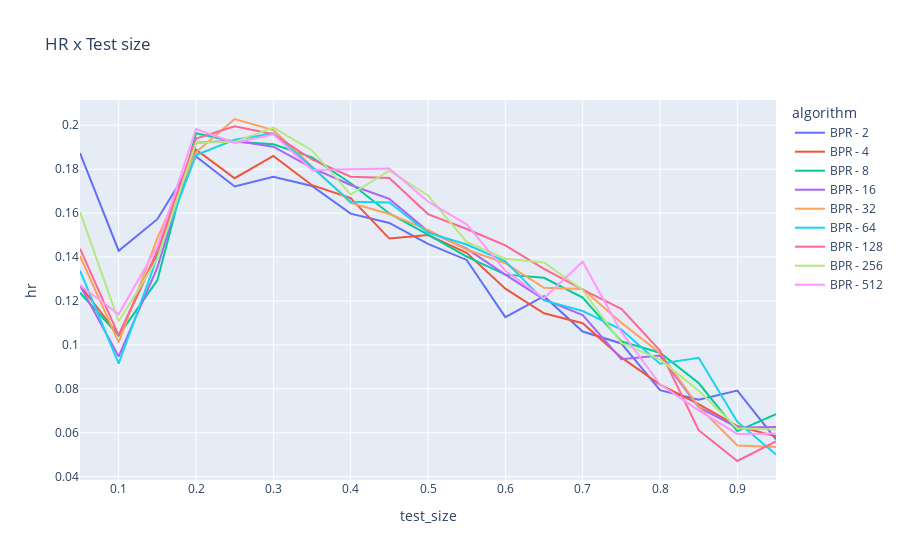

Notebook source saved alongside this figure:
### Code cell
algo_name = 'BPR'  # Escolha um algoritmo específico para visualizar

df_results_filtered = df_results[((df_results['algorithm'] == algo_name) & (df_results['weighted'] == False)) | (df_results['algorithm'] == 'Random')]
df_results_filtered['algorithm'] = df_results_filtered['algorithm'] + ' - ' + df_results_filtered['factors'].astype(str)

fig = px.line(df_results_filtered, x="test_size", y="hr", color='algorithm', title='HR x Test size')
fig.show()

### Figure 1 — Plotly figure (JSON) as saved in the notebook; plotly's stock layout.template omitted (floating-point values rounded to 4 significant figures)
{"data": [{"hovertemplate": "algorithm=BPR - 2<br>test_size=%{x}<br>hr=%{y}<extra></extra>", "legendgroup": "BPR - 2", "line": {"color": "#636efa", "dash": "solid"}, "marker": {"symbol": "circle"}, "mode": "lines", "name": "BPR - 2", "orientation": "v", "showlegend": true, "type": "scatter", "x": [0.05, 0.1, 0.15, 0.2, 0.25, 0.3, 0.35, 0.4, 0.45, 0.5, 0.55, 0.6, 0.65, 0.7, 0.75, 0.8, 0.85, 0.9, 0.95], "xaxis": "x", "y": [0.1873, 0.1429, 0.1572, 0.1858, 0.1721, 0.1765, 0.1724, 0.1597, 0.1555, 0.146, 0.1387, 0.1126, 0.1222, 0.1061, 0.1006, 0.07937, 0.07503, 0.07921, 0.05702], "yaxis": "y"}, {"hovertemplate": "algorithm=BPR - 4<br>test_size=%{x}<br>hr=%{y}<extra></extra>", "legendgroup": "BPR - 4", "line": {"color": "#EF553B", "dash": "solid"}, "marker": {"symbol": "circle"}, "mode": "lines", "name": "BPR - 4", "orientation": "v", "showlegend": true, "type": "scatter", "x": [0.05, 0.1, 0.15, 0.2, 0.25, 0.3, 0.35, 0.4, 0.45, 0.5, 0.55, 0.6, 0.65, 0.7, 0.75, 0.8, 0.85, 0.9, 0.95], "xaxis": "x", "y": [0.1271, 0.1043, 0.1419, 0.1889, 0.1759, 0.186, 0.1727, 0.1668, 0.1484, 0.15, 0.1419, 0.1256, 0.1144, 0.1099, 0.09429, 0.08191, 0.07298, 0.06299, 0.05836], "yaxis": "y"}, {"hovertemplate": "algorithm=BPR - 8<br>test_size=%{x}<br>hr=%{y}<extra></extra>", "legendgroup": "BPR - 8", "line": {"color": "#00cc96", "dash": "solid"}, "marker": {"symbol": "circle"}, "mode": "lines", "name": "BPR - 8", "orientation": "v", "showlegend": true, "type": "scatter", "x": [0.05, 0.1, 0.15, 0.2, 0.25, 0.3, 0.35, 0.4, 0.45, 0.5, 0.55, 0.6, 0.65, 0.7, 0.75, 0.8, 0.85, 0.9, 0.95], "xaxis": "x", "y": [0.1237, 0.1043, 0.1294, 0.1964, 0.1924, 0.1913, 0.1854, 0.1736, 0.1598, 0.1502, 0.1402, 0.132, 0.1305, 0.1215, 0.1016, 0.09641, 0.08263, 0.06076, 0.06843], "yaxis": "y"}, {"hovertemplate": "algorithm=BPR - 16<br>test_size=%{x}<br>hr=%{y}<extra></extra>", "legendgroup": "BPR - 16", "line": {"color": "#ab63fa", "dash": "solid"}, "marker": {"symbol": "circle"}, "mode": "lines", "name": "BPR - 16", "orientation": "v", "showlegend": true, "type": "scatter", "x": [0.05, 0.1, 0.15, 0.2, 0.25, 0.3, 0.35, 0.4, 0.45, 0.5, 0.55, 0.6, 0.65, 0.7, 0.75, 0.8, 0.85, 0.9, 0.95], "xaxis": "x", "y": [0.1271, 0.0947, 0.1352, 0.192, 0.1929, 0.1902, 0.1806, 0.1728, 0.1665, 0.1517, 0.1438, 0.132, 0.1207, 0.1135, 0.09348, 0.09514, 0.07165, 0.0624, 0.06261], "yaxis": "y"}, {"hovertemplate": "algorithm=BPR - 32<br>test_size=%{x}<br>hr=%{y}<extra></extra>", "legendgroup": "BPR - 32", "line": {"color": "#FFA15A", "dash": "solid"}, "marker": {"symbol": "circle"}, "mode": "lines", "name": "BPR - 32", "orientation": "v", "showlegend": true, "type": "scatter", "x": [0.05, 0.1, 0.15, 0.2, 0.25, 0.3, 0.35, 0.4, 0.45, 0.5, 0.55, 0.6, 0.65, 0.7, 0.75, 0.8, 0.85, 0.9, 0.95], "xaxis": "x", "y": [0.1405, 0.1011, 0.1486, 0.1877, 0.2028, 0.1978, 0.1812, 0.1646, 0.1596, 0.1523, 0.1434, 0.1372, 0.1259, 0.1255, 0.1101, 0.09629, 0.07189, 0.05418, 0.05351], "yaxis": "y"}, {"hovertemplate": "algorithm=BPR - 64<br>test_size=%{x}<br>hr=%{y}<extra></extra>", "legendgroup": "BPR - 64", "line": {"color": "#19d3f3", "dash": "solid"}, "marker": {"symbol": "circle"}, "mode": "lines", "name": "BPR - 64", "orientation": "v", "showlegend": true, "type": "scatter", "x": [0.05, 0.1, 0.15, 0.2, 0.25, 0.3, 0.35, 0.4, 0.45, 0.5, 0.55, 0.6, 0.65, 0.7, 0.75, 0.8, 0.85, 0.9, 0.95], "xaxis": "x", "y": [0.1338, 0.09149, 0.14, 0.1864, 0.1934, 0.1963, 0.1809, 0.1652, 0.1648, 0.1511, 0.1457, 0.138, 0.1203, 0.1154, 0.107, 0.09145, 0.09409, 0.06499, 0.05011], "yaxis": "y"}, {"hovertemplate": "algorithm=BPR - 128<br>test_size=%{x}<br>hr=%{y}<extra></extra>", "legendgroup": "BPR - 128", "line": {"color": "#FF6692", "dash": "solid"}, "marker": {"symbol": "circle"}, "mode": "lines", "name": "BPR - 128", "orientation": "v", "showlegend": true, "type": "scatter", "x": [0.05, 0.1, 0.15, 0.2, 0.25, 0.3, 0.35, 0.4, 0.45, 0.5, 0.55, 0.6, 0.65, 0.7, 0.75, 0.8, 0.85, 0.9, 0.95], "xaxis": "x", "y": [0.1438, 0.1043, 0.1429, 0.1939, 0.1995, 0.1959, 0.1844, 0.1766, 0.176, 0.1595, 0.1528, 0.1453, 0.1347, 0.1252, 0.1164, 0.09743, 0.06116, 0.04713, 0.05605], "yaxis": "y"}, {"hovertemplate": "algorithm=BPR - 256<br>test_size=%{x}<br>hr=%{y}<extra></extra>", "legendgroup": "BPR - 256", "line": {"color": "#B6E880", "dash": "solid"}, "marker": {"symbol": "circle"}, "mode": "lines", "name": "BPR - 256", "orientation": "v", "showlegend": true, "type": "scatter", "x": [0.05, 0.1, 0.15, 0.2, 0.25, 0.3, 0.35, 0.4, 0.45, 0.5, 0.55, 0.6, 0.65, 0.7, 0.75, 0.8, 0.85, 0.9, 0.95], "xaxis": "x", "y": [0.1605, 0.1108, 0.139, 0.192, 0.1924, 0.1989, 0.1885, 0.1684, 0.1793, 0.168, 0.1469, 0.1392, 0.1375, 0.125, 0.1008, 0.09336, 0.07913, 0.06205, 0.06151], "yaxis": "y"}, {"hovertemplate": "algorithm=BPR - 512<br>test_size=%{x}<br>hr=%{y}<extra></extra>", "legendgroup": "BPR - 512", "line": {"color": "#FF97FF", "dash": "solid"}, "marker": {"symbol": "circle"}, "mode": "lines", "name": "BPR - 512", "orientation": "v", "showlegend": true, "type": "scatter", "x": [0.05, 0.1, 0.15, 0.2, 0.25, 0.3, 0.35, 0.4, 0.45, 0.5, 0.55, 0.6, 0.65, 0.7, 0.75, 0.8, 0.85, 0.9, 0.95], "xaxis": "x", "y": [0.1271, 0.114, 0.1448, 0.1983, 0.192, 0.1959, 0.1797, 0.1798, 0.1803, 0.1653, 0.1549, 0.1337, 0.1212, 0.1379, 0.1059, 0.08204, 0.07021, 0.05947, 0.05969], "yaxis": "y"}], "layout": {"legend": {"title": {"text": "algorithm"}, "tracegroupgap": 0}, "title": {"text": "HR x Test size"}, "xaxis": {"anchor": "y", "domain": [0, 1], "title": {"text": "test_size"}}, "yaxis": {"anchor": "x", "domain": [0, 1], "title": {"text": "hr"}}}}
